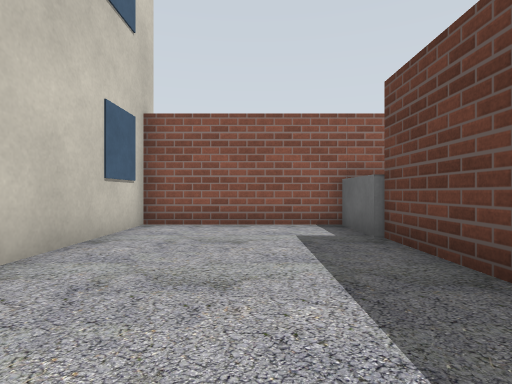
[1] (above)

15 first-person views from a walk through a robot-simulator world made for Gazebo. The camera is 0.72 m above the floor, looks level and sees 80° across. The floor is counted in squares, 1 m on a side. Each view is taken from the middle of a square. On the plan, view 1 faces up. The plan holds only what a view shows up to about 10 squares ahead; the rest is blank. Simple shapes stand in for some stock models.

[2]
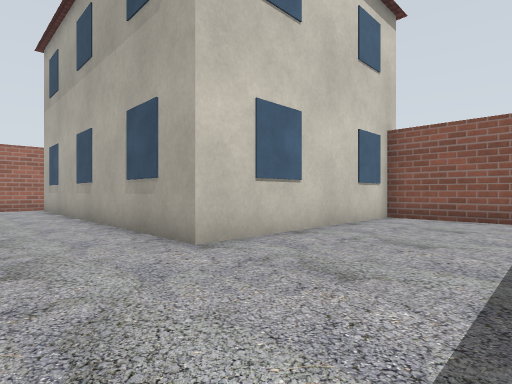

[3]
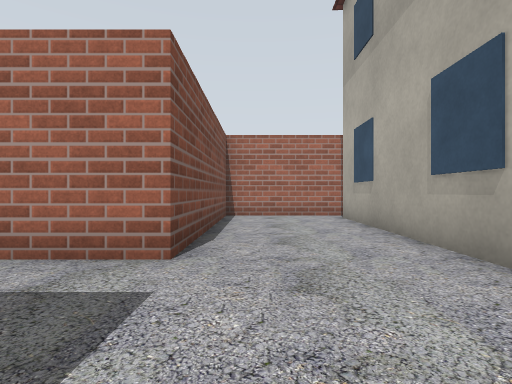

[4]
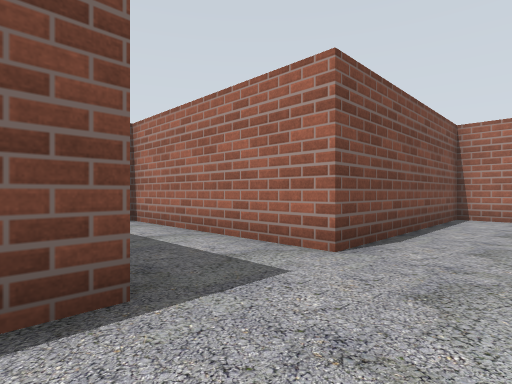

[5]
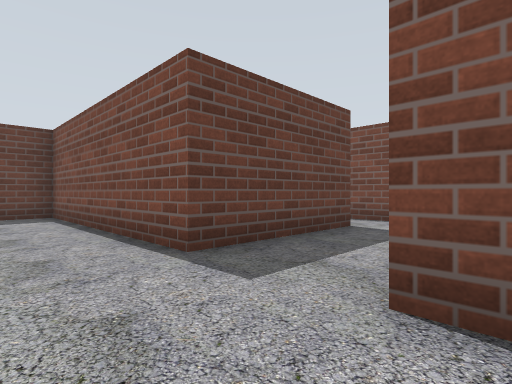

[6]
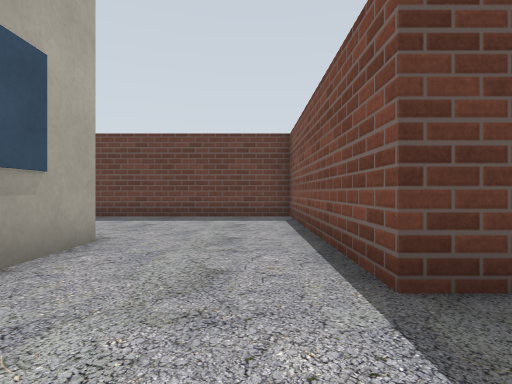

[7]
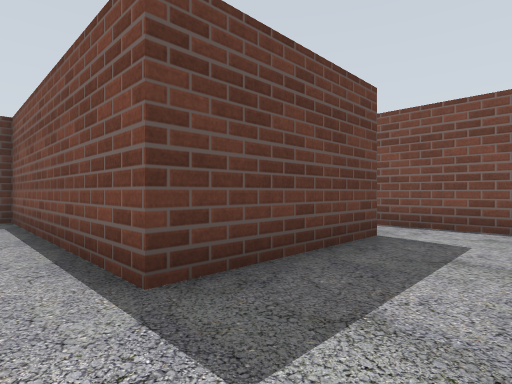

[8]
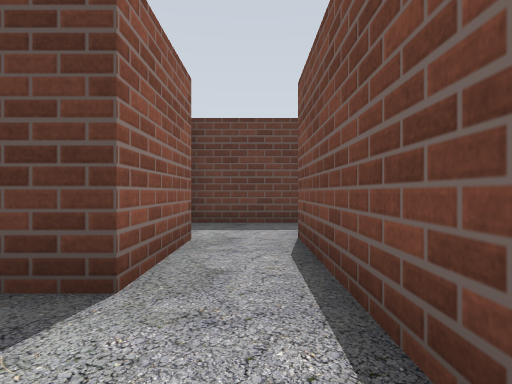

[9]
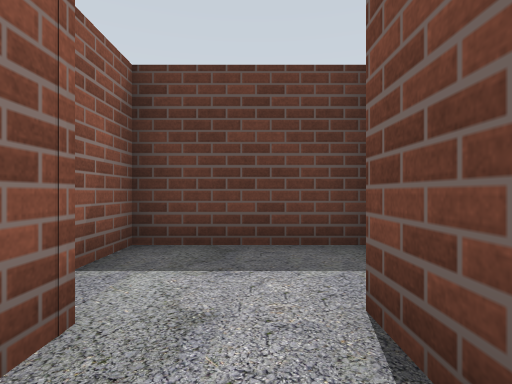

[10]
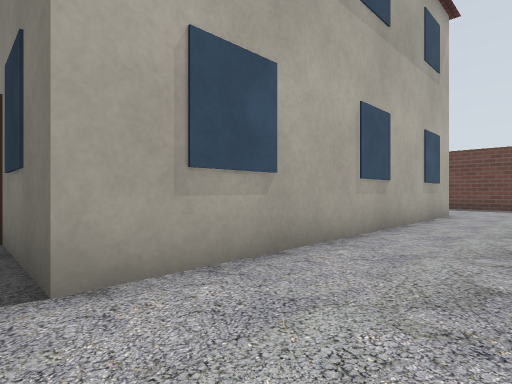

[11]
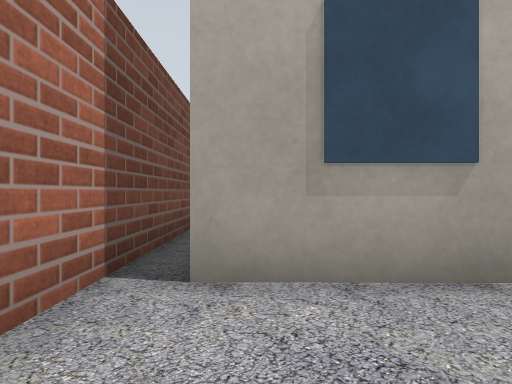

[12]
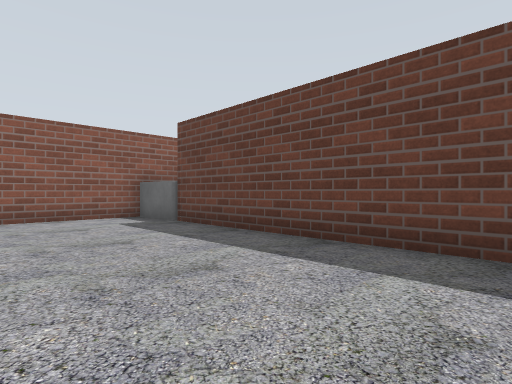

[13]
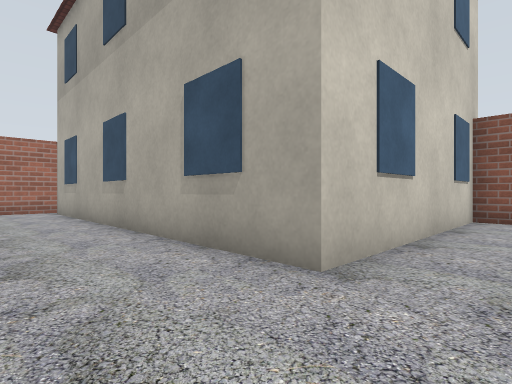

[14]
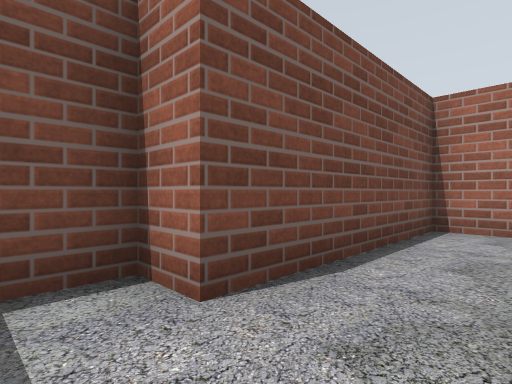

[15]
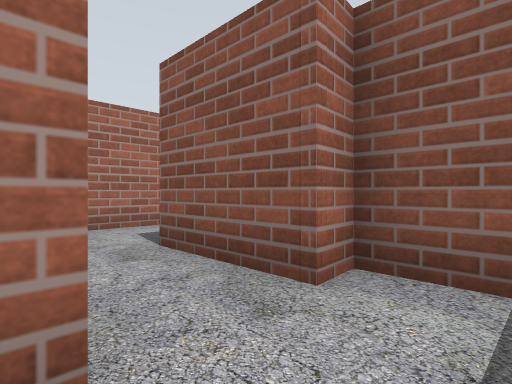

### Floor plan
Key: @ floor where view 1 was taken; # wall or solid block; . floor; B building; G grey box.
Columns run from 14 left of view 1 to 3 right of it. Each row starts with its distance up from view 1.
  7            B######
  6            B....G
  5            B....#
  4 # B        B....#
  3 #.B        B....#
  2 #.B        B....#
  1 #.BBBBBBBBBB....#
  0 #.............@.#
 -1 #...............#
 -2 #...............#
 -3  ######..########
 -4       #..#
 -5       #..#
 -6       #..# ####
 -7       #..###..#
 -8       #.......#
 -9        ######.#
-10             ###

Positions as (right, up) in squares from view 1, and headings:
1: (0, 0), facing up
2: (1, -2), facing up-left
3: (-4, -2), facing left
4: (-4, -1), facing down-left
5: (-8, -1), facing down-right
6: (-7, -2), facing right
7: (-7, -2), facing down-right
8: (-7, -8), facing right
9: (-4, -8), facing right
10: (-13, -2), facing up-right
11: (-12, -2), facing up
12: (-2, -2), facing up-right
13: (-1, -2), facing up-left
14: (-1, -7), facing down-left
15: (-1, -9), facing up-left
